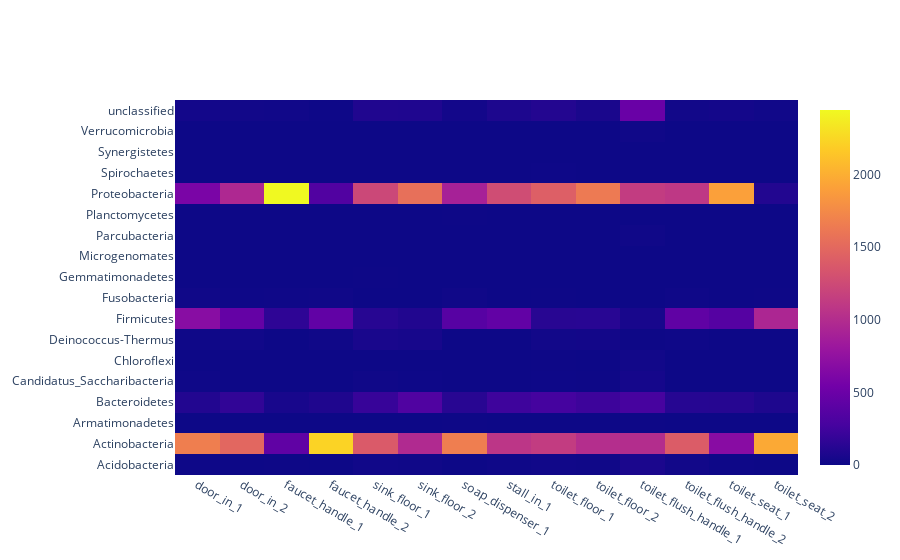

This figure's notebook cell:
### Code cell
#heatmap

#df_short = df[['door_in_1','door_in_2','faucet_handle_1','faucet_handle_2','sink_floor_1','sink_floor_2','soap_dispenser_1','stall_in_1','toilet_floor_1','toilet_floor_2','toilet_flush_handle_1','toilet_flush_handle_2','toilet_seat_1','toilet_seat_2']]

#remove line with 0
#df_short_clean = df_short.loc[(df.sum(axis=1) != 0)]
#matrice=df.groupby(by="embranchement").sum()


indexNamesArr = matrice.index.values

embranchement = list(indexNamesArr)
samples = list(matrice.columns.values)


fig = go.Figure(data=go.Heatmap(
                   z=matrice,
                   x=samples,
                   y=embranchement,
                   hoverongaps = False))
fig.show()

### Figure 1 — Plotly figure (JSON) as saved in the notebook; plotly's stock layout.template omitted (floating-point values rounded to 4 significant figures; data arrays with more than 128 entries replaced by an {"elided": "..."} marker saying what was removed)
{"data": [{"hoverongaps": false, "type": "heatmap", "x": ["door_in_1", "door_in_2", "faucet_handle_1", "faucet_handle_2", "sink_floor_1", "sink_floor_2", "soap_dispenser_1", "stall_in_1", "toilet_floor_1", "toilet_floor_2", "toilet_flush_handle_1", "toilet_flush_handle_2", "toilet_seat_1", "toilet_seat_2"], "y": ["Acidobacteria", "Actinobacteria", "Armatimonadetes", "Bacteroidetes", "Candidatus_Saccharibacteria", "Chloroflexi", "Deinococcus-Thermus", "Firmicutes", "Fusobacteria", "Gemmatimonadetes", "Microgenomates", "Parcubacteria", "Planctomycetes", "Proteobacteria", "Spirochaetes", "Synergistetes", "Verrucomicrobia", "unclassified"], "z": {"elided": "18x14 int values"}}], "layout": {}}
